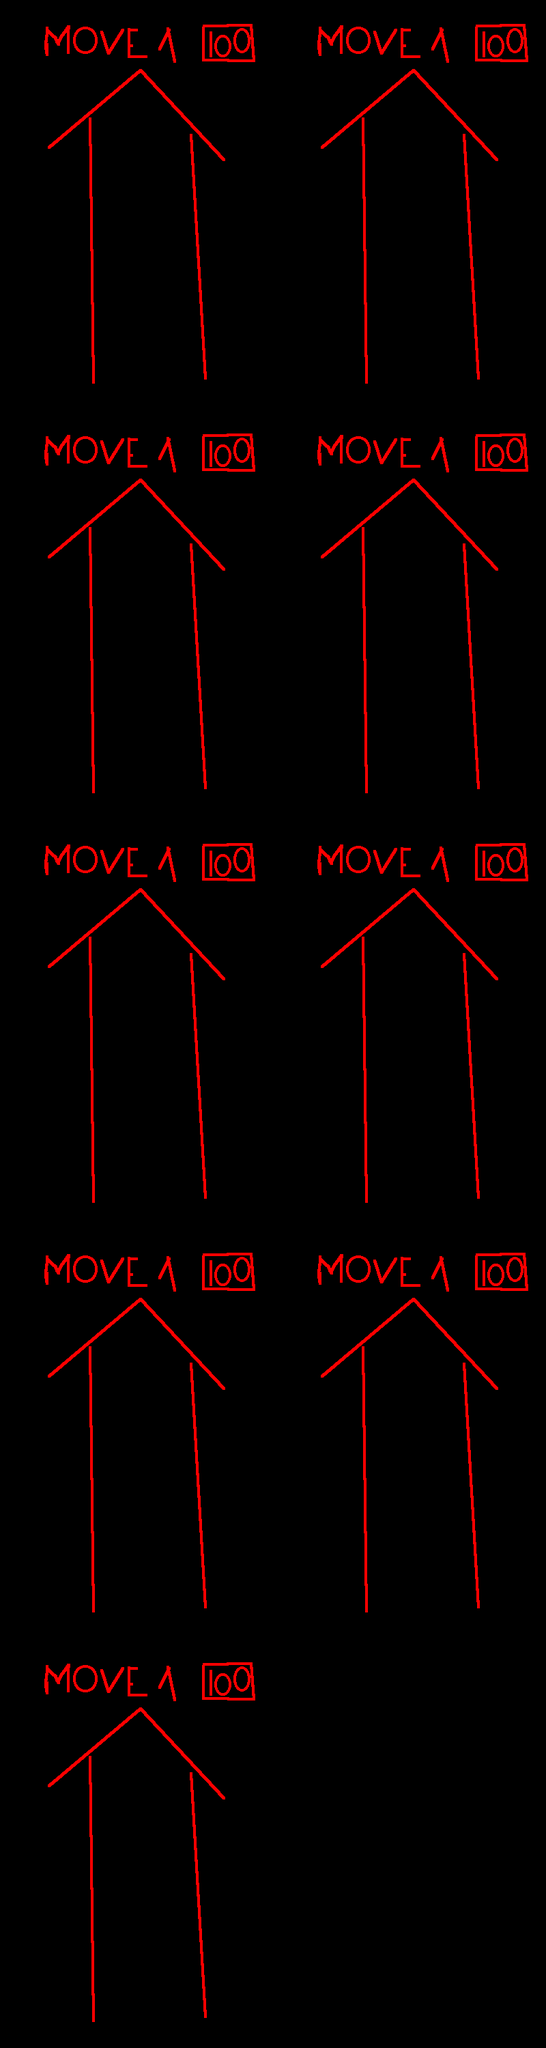

A level layout from a 2D game, rendered from its tile map. Below: a short description, then the map file with its tile-grid data intact:
An orthogonal 2x5 tile map with 400x600 px tiles, 2 tile layers (Background, Cards).

<map version="1.2" tiledversion="1.3.2" orientation="orthogonal" renderorder="right-down" compressionlevel="-1" width="2" height="5" tilewidth="400" tileheight="600" infinite="0" nextlayerid="3" nextobjectid="1">
 <tileset firstgid="1" source="TestCard.tsx" />
 <layer id="1" name="Background" width="2" height="5">
  <data encoding="csv">
0,0,
0,0,
0,0,
0,0,
0,0
</data>
 </layer>
 <layer id="2" name="Cards" width="2" height="5">
  <data encoding="csv">
1,1,
1,1,
1,1,
1,1,
1,0
</data>
 </layer>
</map>
